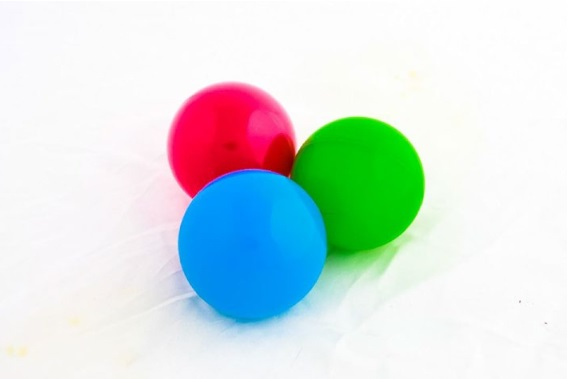
#> input picture Open CV/color_balls_small.jpg, 568 x 379 px
$ python blue_filter.py
#> lines starting #> are read from the running program, lines starting #| are printed output that depends on the picture; after the words box and inside, x2 and y2 are one past the last pixel; in counts of white or black regions, pixels touching at a corner belong together
import cv2
import numpy as np

img = cv2.imread("color_balls_small.jpg")
#> img is the input picture: shape (379, 568, 3); mean B, G, R 222.5, 225, 210.3
imgHSV = cv2.cvtColor(img, cv2.COLOR_BGR2HSV)
#> imgHSV: shape (379, 568, 3); mean H, S, V 56.3, 52.5, 244.4

lower_blue = np.array([80,120,120])
upper_blue = np.array([130,255,255])

blueMask = cv2.inRange(imgHSV,lower_blue,upper_blue)
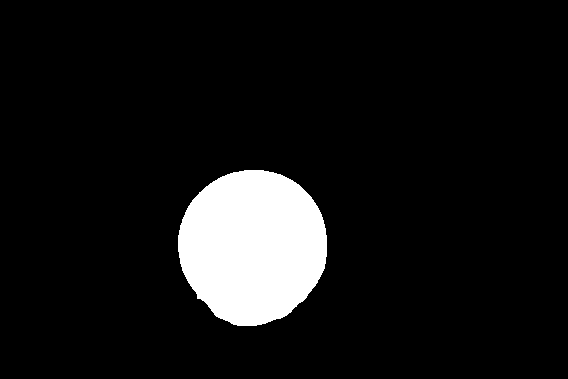
#> blueMask: shape (379, 568); 8.4% white; 1 white region, box (x1, y1, x2, y2) and area: (178, 170, 327, 326) 18100

res = cv2.bitwise_and(img, img, mask=blueMask)
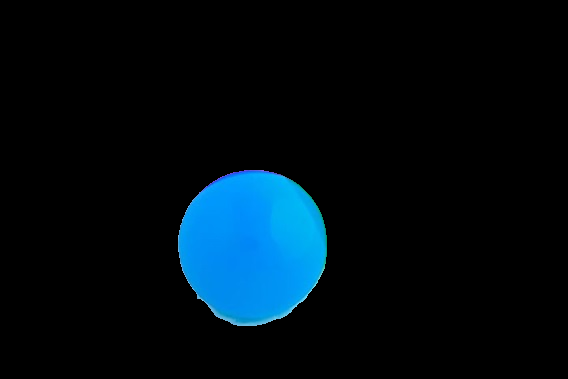
#> res: shape (379, 568, 3); mean B, G, R 20.3, 12.9, 0.4

cv2.imshow('img', img)
cv2.imshow('mask', blueMask)
cv2.imshow('blue', res)

cv2.waitKey(0)
